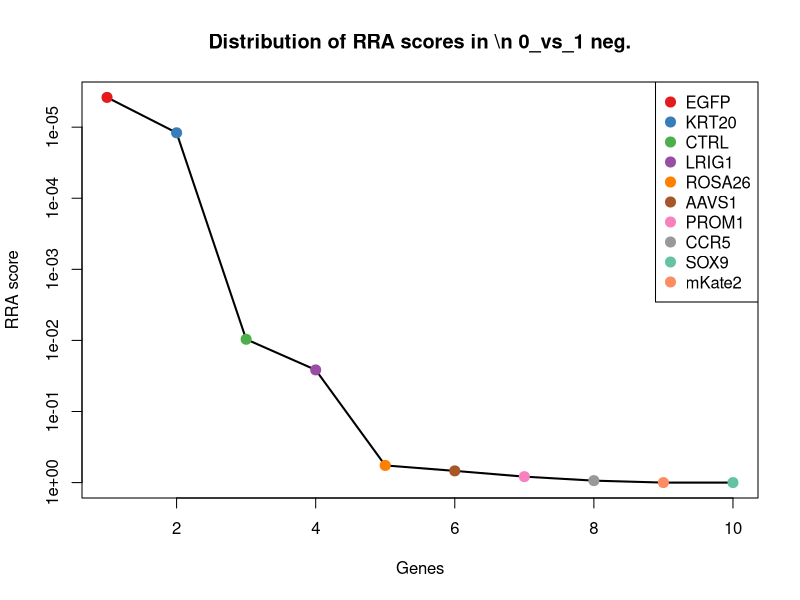
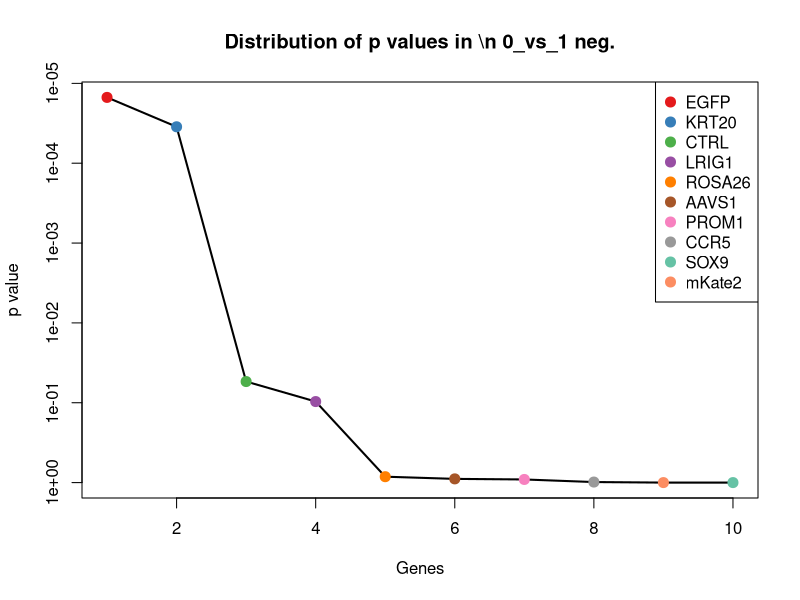
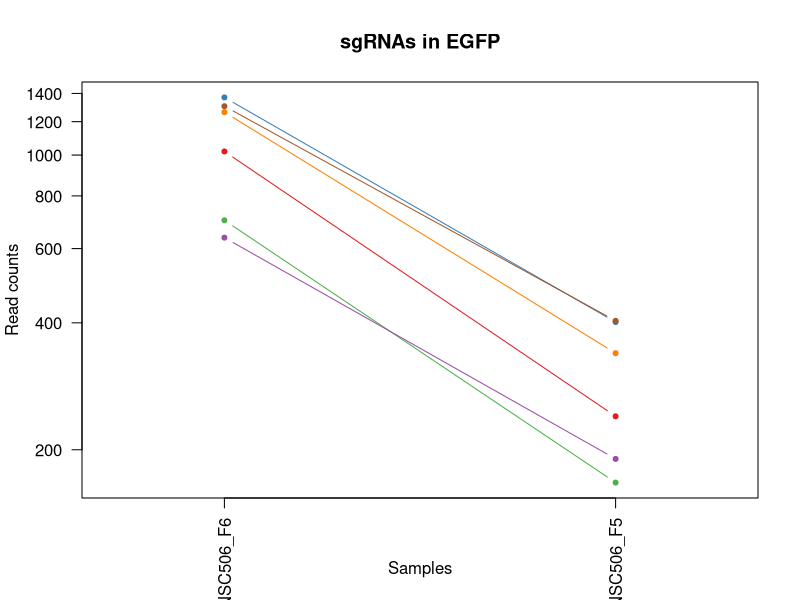
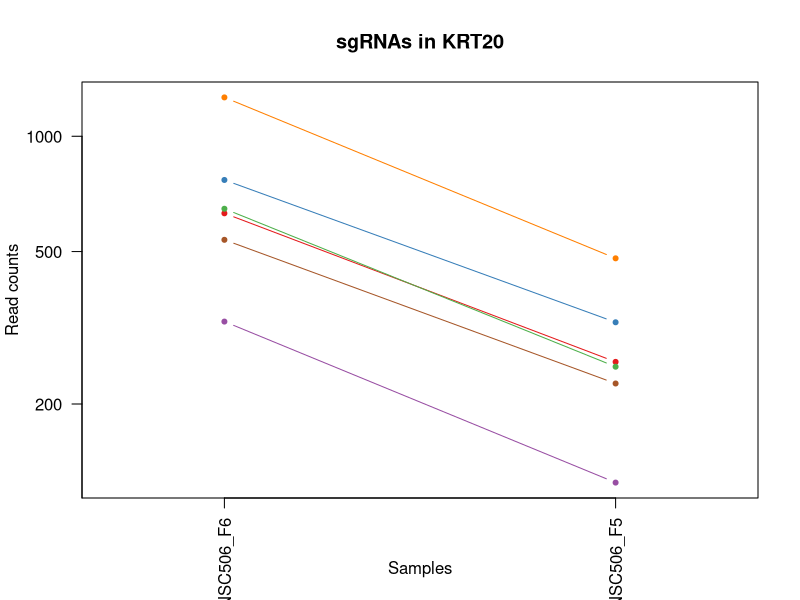
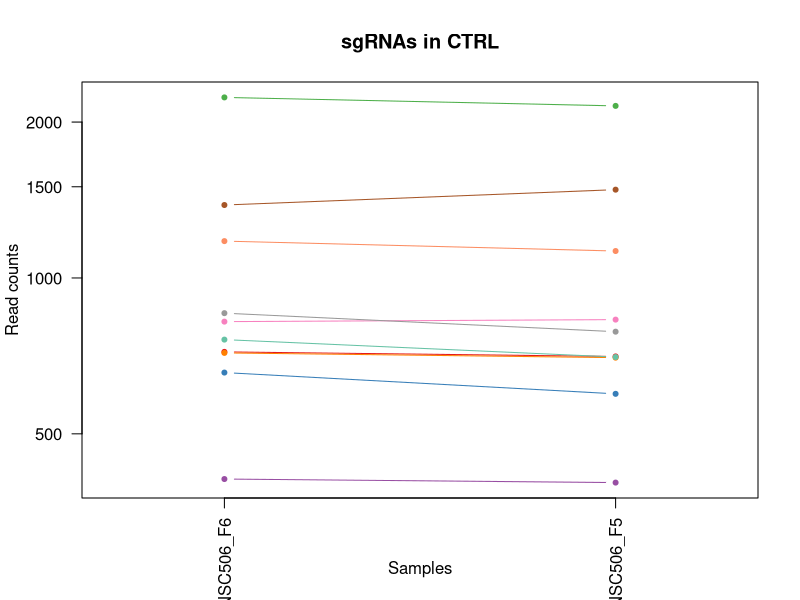
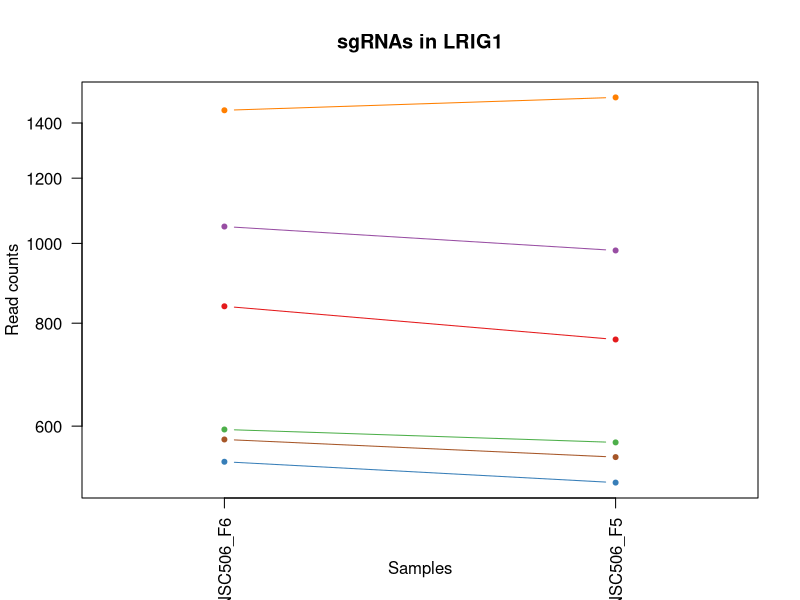
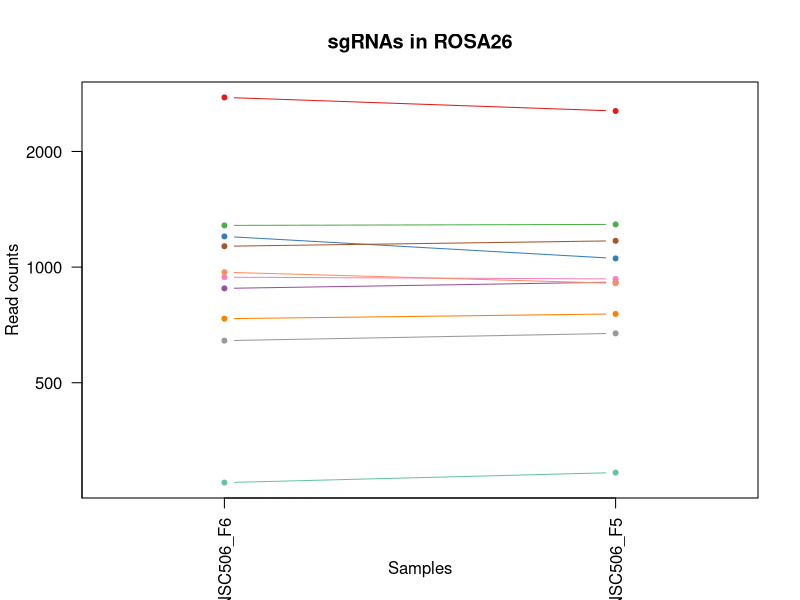
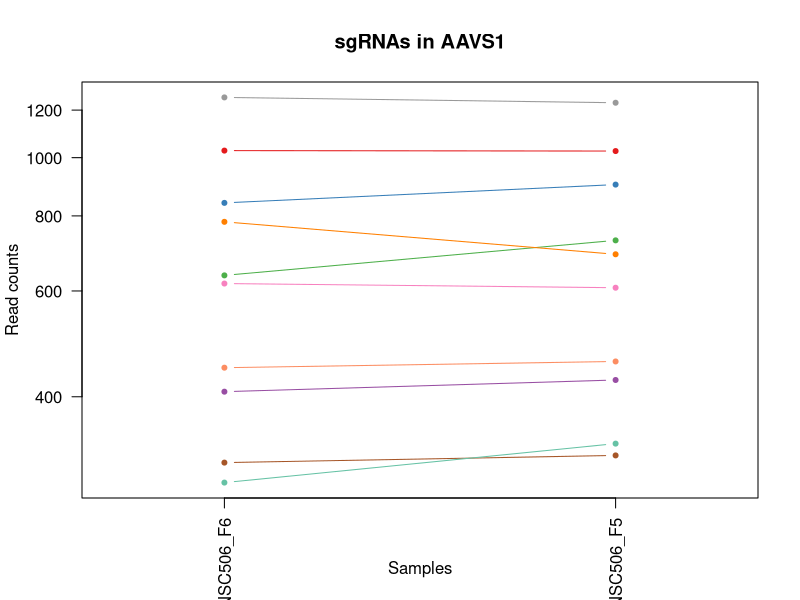

The R script that drew these images, in order: (Note: this script raises an error after producing the figures.)
pdf(file='S6B_c1_t0.pdf',width=4.5,height=4.5);
gstable=read.table('S6B_c1_t0.gene_summary.txt',header=T)
# 
#
# parameters
# Do not modify the variables beginning with "__"

# gstablename='__GENE_SUMMARY_FILE__'
startindex=3
# outputfile='__OUTPUT_FILE__'
targetgenelist=c("EGFP","KRT20","CTRL","LRIG1","ROSA26","AAVS1","PROM1","CCR5","SOX9","mKate2")
# samplelabel=sub('.\\w+.\\w+$','',colnames(gstable)[startindex]);
samplelabel='0_vs_1 neg.'


# You need to write some codes in front of this code:
# gstable=read.table(gstablename,header=T)
# pdf(file=outputfile,width=6,height=6)


# set up color using RColorBrewer
#library(RColorBrewer)
#colors <- brewer.pal(length(targetgenelist), "Set1")

colors=c( "#E41A1C", "#377EB8", "#4DAF4A", "#984EA3", "#FF7F00",  "#A65628", "#F781BF",
          "#999999", "#66C2A5", "#FC8D62", "#8DA0CB", "#E78AC3", "#A6D854", "#FFD92F", "#E5C494", "#B3B3B3", 
          "#8DD3C7", "#FFFFB3", "#BEBADA", "#FB8072", "#80B1D3", "#FDB462", "#B3DE69", "#FCCDE5",
          "#D9D9D9", "#BC80BD", "#CCEBC5", "#FFED6F")

######
# function definition

plotrankedvalues<-function(val, tglist, ...){
  
  plot(val,log='y',ylim=c(max(val),min(val)),type='l',lwd=2, ...)
  if(length(tglist)>0){
    for(i in 1:length(tglist)){
      targetgene=tglist[i];
      tx=which(names(val)==targetgene);ty=val[targetgene];
      points(tx,ty,col=colors[(i %% length(colors)) ],cex=2,pch=20)
      # text(tx+50,ty,targetgene,col=colors[i])
    }
    legend('topright',tglist,pch=20,pt.cex = 2,cex=1,col=colors)
  }
}



plotrandvalues<-function(val,targetgenelist, ...){
  # choose the one with the best distance distribution
  
  mindiffvalue=0;
  randval=val;
  for(i in 1:20){
    randval0=sample(val)
    vindex=sort(which(names(randval0) %in% targetgenelist))
    if(max(vindex)>0.9*length(val)){
      # print('pass...')
      next;
    }
    mindiffind=min(diff(vindex));
    if (mindiffind > mindiffvalue){
      mindiffvalue=mindiffind;
      randval=randval0;
      # print(paste('Diff: ',mindiffvalue))
    }
  }
  plot(randval,log='y',ylim=c(max(randval),min(randval)),pch=20,col='grey', ...)
  
  if(length(targetgenelist)>0){
    for(i in 1:length(targetgenelist)){
      targetgene=targetgenelist[i];
      tx=which(names(randval)==targetgene);ty=randval[targetgene];
      points(tx,ty,col=colors[(i %% length(colors)) ],cex=2,pch=20)
      text(tx+50,ty,targetgene,col=colors[i])
    }
  }
  
}




# set.seed(1235)



pvec=gstable[,startindex]
names(pvec)=gstable[,'id']
pvec=sort(pvec);

plotrankedvalues(pvec,targetgenelist,xlab='Genes',ylab='RRA score',main=paste('Distribution of RRA scores in \\n',samplelabel))

# plotrandvalues(pvec,targetgenelist,xlab='Genes',ylab='RRA score',main=paste('Distribution of RRA scores in \\n',samplelabel))


pvec=gstable[,startindex+1]
names(pvec)=gstable[,'id']
pvec=sort(pvec);

plotrankedvalues(pvec,targetgenelist,xlab='Genes',ylab='p value',main=paste('Distribution of p values in \\n',samplelabel))

# plotrandvalues(pvec,targetgenelist,xlab='Genes',ylab='p value',main=paste('Distribution of p values in \\n',samplelabel))



# you need to write after this code:
# dev.off()






# parameters
# Do not modify the variables beginning with "__"
targetmat=list(c(1018.8318017893058,239.09227033292737),c(1368.9870570081143,400.64110163895936),c(699.2196840973716,166.16451220049007),c(635.951756363132,189.24291667278035),c(1263.1769020042998,337.8678414743298),c(1304.6283029336291,403.4105101756342))
targetgene="EGFP"
collabel=c("S46_MNSC506_F6","S45_MNSC506_F5")

# set up color using RColorBrewer
#library(RColorBrewer)
#colors <- brewer.pal(length(targetgenelist), "Set1")

colors=c( "#E41A1C", "#377EB8", "#4DAF4A", "#984EA3", "#FF7F00",  "#A65628", "#F781BF",
          "#999999", "#66C2A5", "#FC8D62", "#8DA0CB", "#E78AC3", "#A6D854", "#FFD92F", "#E5C494", "#B3B3B3", 
          "#8DD3C7", "#FFFFB3", "#BEBADA", "#FB8072", "#80B1D3", "#FDB462", "#B3DE69", "#FCCDE5",
          "#D9D9D9", "#BC80BD", "#CCEBC5", "#FFED6F")


## code

targetmatvec=unlist(targetmat)+1
yrange=range(targetmatvec[targetmatvec>0]);
# yrange[1]=1; # set the minimum value to 1
for(i in 1:length(targetmat)){
  vali=targetmat[[i]]+1;
  if(i==1){
    plot(1:length(vali),vali,type='b',las=1,pch=20,main=paste('sgRNAs in',targetgene),ylab='Read counts',xlab='Samples',xlim=c(0.7,length(vali)+0.3),ylim = yrange,col=colors[(i %% length(colors))],xaxt='n',log='y')
    axis(1,at=1:length(vali),labels=(collabel),las=2)
    # lines(0:100,rep(1,101),col='black');
  }else{
    lines(1:length(vali),vali,type='b',pch=20,col=colors[(i %% length(colors))])
  }
}




# parameters
# Do not modify the variables beginning with "__"
targetmat=list(c(628.3159719814134,256.63185773186797),c(767.9417435328386,325.86707114873883),c(645.7691934253415,249.2467683007351),c(327.2479020736528,123.70024797147593),c(1262.0860756640543,479.1076768447464),c(535.5957330605451,225.24522764955321))
targetgene="KRT20"
collabel=c("S46_MNSC506_F6","S45_MNSC506_F5")

# set up color using RColorBrewer
#library(RColorBrewer)
#colors <- brewer.pal(length(targetgenelist), "Set1")

colors=c( "#E41A1C", "#377EB8", "#4DAF4A", "#984EA3", "#FF7F00",  "#A65628", "#F781BF",
          "#999999", "#66C2A5", "#FC8D62", "#8DA0CB", "#E78AC3", "#A6D854", "#FFD92F", "#E5C494", "#B3B3B3", 
          "#8DD3C7", "#FFFFB3", "#BEBADA", "#FB8072", "#80B1D3", "#FDB462", "#B3DE69", "#FCCDE5",
          "#D9D9D9", "#BC80BD", "#CCEBC5", "#FFED6F")


## code

targetmatvec=unlist(targetmat)+1
yrange=range(targetmatvec[targetmatvec>0]);
# yrange[1]=1; # set the minimum value to 1
for(i in 1:length(targetmat)){
  vali=targetmat[[i]]+1;
  if(i==1){
    plot(1:length(vali),vali,type='b',las=1,pch=20,main=paste('sgRNAs in',targetgene),ylab='Read counts',xlab='Samples',xlim=c(0.7,length(vali)+0.3),ylim = yrange,col=colors[(i %% length(colors))],xaxt='n',log='y')
    axis(1,at=1:length(vali),labels=(collabel),las=2)
    # lines(0:100,rep(1,101),col='black');
  }else{
    lines(1:length(vali),vali,type='b',pch=20,col=colors[(i %% length(colors))])
  }
}




# parameters
# Do not modify the variables beginning with "__"
targetmat=list(c(718.8545582217907,704.3529044942995),c(655.5866304875511,596.345971563981),c(2230.7398658020666,2148.13788828078),c(407.96905125182053,401.564237817851),c(715.5820792010542,700.6603597787331),c(1382.0769730910604,1479.7872947632532),c(822.4830605451141,829.8994248235588),c(854.1170244122338,786.512024415653),c(759.2151328108746,702.5066321365164),c(1177.0016211249047,1126.226138247766))
targetgene="CTRL"
collabel=c("S46_MNSC506_F6","S45_MNSC506_F5")

# set up color using RColorBrewer
#library(RColorBrewer)
#colors <- brewer.pal(length(targetgenelist), "Set1")

colors=c( "#E41A1C", "#377EB8", "#4DAF4A", "#984EA3", "#FF7F00",  "#A65628", "#F781BF",
          "#999999", "#66C2A5", "#FC8D62", "#8DA0CB", "#E78AC3", "#A6D854", "#FFD92F", "#E5C494", "#B3B3B3", 
          "#8DD3C7", "#FFFFB3", "#BEBADA", "#FB8072", "#80B1D3", "#FDB462", "#B3DE69", "#FCCDE5",
          "#D9D9D9", "#BC80BD", "#CCEBC5", "#FFED6F")


## code

targetmatvec=unlist(targetmat)+1
yrange=range(targetmatvec[targetmatvec>0]);
# yrange[1]=1; # set the minimum value to 1
for(i in 1:length(targetmat)){
  vali=targetmat[[i]]+1;
  if(i==1){
    plot(1:length(vali),vali,type='b',las=1,pch=20,main=paste('sgRNAs in',targetgene),ylab='Read counts',xlab='Samples',xlim=c(0.7,length(vali)+0.3),ylim = yrange,col=colors[(i %% length(colors))],xaxt='n',log='y')
    axis(1,at=1:length(vali),labels=(collabel),las=2)
    # lines(0:100,rep(1,101),col='black');
  }else{
    lines(1:length(vali),vali,type='b',pch=20,col=colors[(i %% length(colors))])
  }
}




# parameters
# Do not modify the variables beginning with "__"
targetmat=list(c(837.7546293085512,763.4336199433627),c(542.1406911020182,511.41744310595277),c(593.4095290935571,572.3444309127991),c(1047.193286635689,979.4474858039998),c(1449.708206186282,1502.8656992355434),c(577.0471339898745,549.2660264405089))
targetgene="LRIG1"
collabel=c("S46_MNSC506_F6","S45_MNSC506_F5")

# set up color using RColorBrewer
#library(RColorBrewer)
#colors <- brewer.pal(length(targetgenelist), "Set1")

colors=c( "#E41A1C", "#377EB8", "#4DAF4A", "#984EA3", "#FF7F00",  "#A65628", "#F781BF",
          "#999999", "#66C2A5", "#FC8D62", "#8DA0CB", "#E78AC3", "#A6D854", "#FFD92F", "#E5C494", "#B3B3B3", 
          "#8DD3C7", "#FFFFB3", "#BEBADA", "#FB8072", "#80B1D3", "#FDB462", "#B3DE69", "#FCCDE5",
          "#D9D9D9", "#BC80BD", "#CCEBC5", "#FFED6F")


## code

targetmatvec=unlist(targetmat)+1
yrange=range(targetmatvec[targetmatvec>0]);
# yrange[1]=1; # set the minimum value to 1
for(i in 1:length(targetmat)){
  vali=targetmat[[i]]+1;
  if(i==1){
    plot(1:length(vali),vali,type='b',las=1,pch=20,main=paste('sgRNAs in',targetgene),ylab='Read counts',xlab='Samples',xlim=c(0.7,length(vali)+0.3),ylim = yrange,col=colors[(i %% length(colors))],xaxt='n',log='y')
    axis(1,at=1:length(vali),labels=(collabel),las=2)
    # lines(0:100,rep(1,101),col='black');
  }else{
    lines(1:length(vali),vali,type='b',pch=20,col=colors[(i %% length(colors))])
  }
}




# parameters
# Do not modify the variables beginning with "__"
targetmat=list(c(2764.1539461821208,2547.8558537408476),c(1200.9998006103058,1052.375243936437),c(1282.811776128719,1290.544378090473),c(879.2060302378806,912.9816809238038),c(733.0353006449823,754.2022581544466),c(1132.2777411748389,1169.6135386556718),c(940.2923052916291,930.5212683227444),c(642.4967144046051,671.1200020542016),c(273.79741140162287,290.78789635085764),c(968.6537901380124,906.5197276715625))
targetgene="ROSA26"
collabel=c("S46_MNSC506_F6","S45_MNSC506_F5")

# set up color using RColorBrewer
#library(RColorBrewer)
#colors <- brewer.pal(length(targetgenelist), "Set1")

colors=c( "#E41A1C", "#377EB8", "#4DAF4A", "#984EA3", "#FF7F00",  "#A65628", "#F781BF",
          "#999999", "#66C2A5", "#FC8D62", "#8DA0CB", "#E78AC3", "#A6D854", "#FFD92F", "#E5C494", "#B3B3B3", 
          "#8DD3C7", "#FFFFB3", "#BEBADA", "#FB8072", "#80B1D3", "#FDB462", "#B3DE69", "#FCCDE5",
          "#D9D9D9", "#BC80BD", "#CCEBC5", "#FFED6F")


## code

targetmatvec=unlist(targetmat)+1
yrange=range(targetmatvec[targetmatvec>0]);
# yrange[1]=1; # set the minimum value to 1
for(i in 1:length(targetmat)){
  vali=targetmat[[i]]+1;
  if(i==1){
    plot(1:length(vali),vali,type='b',las=1,pch=20,main=paste('sgRNAs in',targetgene),ylab='Read counts',xlab='Samples',xlim=c(0.7,length(vali)+0.3),ylim = yrange,col=colors[(i %% length(colors))],xaxt='n',log='y')
    axis(1,at=1:length(vali),labels=(collabel),las=2)
    # lines(0:100,rep(1,101),col='black');
  }else{
    lines(1:length(vali),vali,type='b',pch=20,col=colors[(i %% length(colors))])
  }
}




# parameters
# Do not modify the variables beginning with "__"
targetmat=list(c(1026.4675861710243,1024.6811585696887),c(839.9362819890422,900.9809105982129),c(635.951756363132,727.4313089665899),c(406.878224911575,425.5657784690329),c(781.0316596157847,689.5827256320338),c(309.79468062972467,318.48198171760595),c(616.3168822387128,606.5004695317888),c(1258.8135966433179,1233.309934999193),c(286.88732748456897,333.25216057987177),c(446.14797316041336,456.9524085513477))
targetgene="AAVS1"
collabel=c("S46_MNSC506_F6","S45_MNSC506_F5")

# set up color using RColorBrewer
#library(RColorBrewer)
#colors <- brewer.pal(length(targetgenelist), "Set1")

colors=c( "#E41A1C", "#377EB8", "#4DAF4A", "#984EA3", "#FF7F00",  "#A65628", "#F781BF",
          "#999999", "#66C2A5", "#FC8D62", "#8DA0CB", "#E78AC3", "#A6D854", "#FFD92F", "#E5C494", "#B3B3B3", 
          "#8DD3C7", "#FFFFB3", "#BEBADA", "#FB8072", "#80B1D3", "#FDB462", "#B3DE69", "#FCCDE5",
          "#D9D9D9", "#BC80BD", "#CCEBC5", "#FFED6F")


## code

targetmatvec=unlist(targetmat)+1
yrange=range(targetmatvec[targetmatvec>0]);
# yrange[1]=1; # set the minimum value to 1
for(i in 1:length(targetmat)){
  vali=targetmat[[i]]+1;
  if(i==1){
    plot(1:length(vali),vali,type='b',las=1,pch=20,main=paste('sgRNAs in',targetgene),ylab='Read counts',xlab='Samples',xlim=c(0.7,length(vali)+0.3),ylim = yrange,col=colors[(i %% length(colors))],xaxt='n',log='y')
    axis(1,at=1:length(vali),labels=(collabel),las=2)
    # lines(0:100,rep(1,101),col='black');
  }else{
    lines(1:length(vali),vali,type='b',pch=20,col=colors[(i %% length(colors))])
  }
}




# parameters
# Do not modify the variables beginning with "__"
targetmat=list(c(674.1306782717248,810.5135650668349),c(1190.0915372078507,1234.2330711780846),c(806.1206654414315,792.0508414890027),c(1329.717308759276,1274.8510630493154),c(750.4885220889105,758.8179390489047),c(1817.3166828490187,1861.9656728243804))
targetgene="PROM1"
collabel=c("S46_MNSC506_F6","S45_MNSC506_F5")

# set up color using RColorBrewer
#library(RColorBrewer)
#colors <- brewer.pal(length(targetgenelist), "Set1")

colors=c( "#E41A1C", "#377EB8", "#4DAF4A", "#984EA3", "#FF7F00",  "#A65628", "#F781BF",
          "#999999", "#66C2A5", "#FC8D62", "#8DA0CB", "#E78AC3", "#A6D854", "#FFD92F", "#E5C494", "#B3B3B3", 
          "#8DD3C7", "#FFFFB3", "#BEBADA", "#FB8072", "#80B1D3", "#FDB462", "#B3DE69", "#FCCDE5",
          "#D9D9D9", "#BC80BD", "#CCEBC5", "#FFED6F")


## code

targetmatvec=unlist(targetmat)+1
yrange=range(targetmatvec[targetmatvec>0]);
# yrange[1]=1; # set the minimum value to 1
for(i in 1:length(targetmat)){
  vali=targetmat[[i]]+1;
  if(i==1){
    plot(1:length(vali),vali,type='b',las=1,pch=20,main=paste('sgRNAs in',targetgene),ylab='Read counts',xlab='Samples',xlim=c(0.7,length(vali)+0.3),ylim = yrange,col=colors[(i %% length(colors))],xaxt='n',log='y')
    axis(1,at=1:length(vali),labels=(collabel),las=2)
    # lines(0:100,rep(1,101),col='black');
  }else{
    lines(1:length(vali),vali,type='b',pch=20,col=colors[(i %% length(colors))])
  }
}




# parameters
# Do not modify the variables beginning with "__"
targetmat=list(c(447.23879950065884,609.2698780684635),c(904.2950360635273,948.060855721685),c(443.96632047992233,529.880166683785),c(405.7873985713295,414.48814432233354),c(601.0453134752756,599.1153801006559),c(645.7691934253415,738.5089431132892),c(1138.8226992163118,1275.774199228207),c(743.9435640474375,798.512794741244),c(418.8773146542756,441.25909351019027),c(589.0462237325751,678.5050914853344))
targetgene="CCR5"
collabel=c("S46_MNSC506_F6","S45_MNSC506_F5")

# set up color using RColorBrewer
#library(RColorBrewer)
#colors <- brewer.pal(length(targetgenelist), "Set1")

colors=c( "#E41A1C", "#377EB8", "#4DAF4A", "#984EA3", "#FF7F00",  "#A65628", "#F781BF",
          "#999999", "#66C2A5", "#FC8D62", "#8DA0CB", "#E78AC3", "#A6D854", "#FFD92F", "#E5C494", "#B3B3B3", 
          "#8DD3C7", "#FFFFB3", "#BEBADA", "#FB8072", "#80B1D3", "#FDB462", "#B3DE69", "#FCCDE5",
          "#D9D9D9", "#BC80BD", "#CCEBC5", "#FFED6F")


## code

targetmatvec=unlist(targetmat)+1
yrange=range(targetmatvec[targetmatvec>0]);
# yrange[1]=1; # set the minimum value to 1
for(i in 1:length(targetmat)){
  vali=targetmat[[i]]+1;
  if(i==1){
    plot(1:length(vali),vali,type='b',las=1,pch=20,main=paste('sgRNAs in',targetgene),ylab='Read counts',xlab='Samples',xlim=c(0.7,length(vali)+0.3),ylim = yrange,col=colors[(i %% length(colors))],xaxt='n',log='y')
    axis(1,at=1:length(vali),labels=(collabel),las=2)
    # lines(0:100,rep(1,101),col='black');
  }else{
    lines(1:length(vali),vali,type='b',pch=20,col=colors[(i %% length(colors))])
  }
}




# parameters
# Do not modify the variables beginning with "__"
targetmat=list(c(807.211491781677,1356.0870467917773),c(649.0416724460781,1137.3037723944653),c(296.70476454677856,504.0323536748199),c(369.7901293432277,734.8163983977228),c(809.3931444621679,1551.7919167167988),c(1121.3694777723836,1721.6489736328554))
targetgene="SOX9"
collabel=c("S46_MNSC506_F6","S45_MNSC506_F5")

# set up color using RColorBrewer
#library(RColorBrewer)
#colors <- brewer.pal(length(targetgenelist), "Set1")

colors=c( "#E41A1C", "#377EB8", "#4DAF4A", "#984EA3", "#FF7F00",  "#A65628", "#F781BF",
          "#999999", "#66C2A5", "#FC8D62", "#8DA0CB", "#E78AC3", "#A6D854", "#FFD92F", "#E5C494", "#B3B3B3", 
          "#8DD3C7", "#FFFFB3", "#BEBADA", "#FB8072", "#80B1D3", "#FDB462", "#B3DE69", "#FCCDE5",
          "#D9D9D9", "#BC80BD", "#CCEBC5", "#FFED6F")


## code

targetmatvec=unlist(targetmat)+1
yrange=range(targetmatvec[targetmatvec>0]);
# yrange[1]=1; # set the minimum value to 1
for(i in 1:length(targetmat)){
  vali=targetmat[[i]]+1;
  if(i==1){
    plot(1:length(vali),vali,type='b',las=1,pch=20,main=paste('sgRNAs in',targetgene),ylab='Read counts',xlab='Samples',xlim=c(0.7,length(vali)+0.3),ylim = yrange,col=colors[(i %% length(colors))],xaxt='n',log='y')
    axis(1,at=1:length(vali),labels=(collabel),las=2)
    # lines(0:100,rep(1,101),col='black');
  }else{
    lines(1:length(vali),vali,type='b',pch=20,col=colors[(i %% length(colors))])
  }
}




# parameters
# Do not modify the variables beginning with "__"
targetmat=list(c(424.33144635550315,1079.1461931242939),c(596.6820081142937,1281.3130163015567),c(557.4122598654553,1183.460581339046),c(500.6892901726888,807.74415653016),c(458.1470629031139,1009.9109797074229),c(762.487611831611,1787.1916423341597))
targetgene="mKate2"
collabel=c("S46_MNSC506_F6","S45_MNSC506_F5")

# set up color using RColorBrewer
#library(RColorBrewer)
#colors <- brewer.pal(length(targetgenelist), "Set1")

colors=c( "#E41A1C", "#377EB8", "#4DAF4A", "#984EA3", "#FF7F00",  "#A65628", "#F781BF",
          "#999999", "#66C2A5", "#FC8D62", "#8DA0CB", "#E78AC3", "#A6D854", "#FFD92F", "#E5C494", "#B3B3B3", 
          "#8DD3C7", "#FFFFB3", "#BEBADA", "#FB8072", "#80B1D3", "#FDB462", "#B3DE69", "#FCCDE5",
          "#D9D9D9", "#BC80BD", "#CCEBC5", "#FFED6F")


## code

targetmatvec=unlist(targetmat)+1
yrange=range(targetmatvec[targetmatvec>0]);
# yrange[1]=1; # set the minimum value to 1
for(i in 1:length(targetmat)){
  vali=targetmat[[i]]+1;
  if(i==1){
    plot(1:length(vali),vali,type='b',las=1,pch=20,main=paste('sgRNAs in',targetgene),ylab='Read counts',xlab='Samples',xlim=c(0.7,length(vali)+0.3),ylim = yrange,col=colors[(i %% length(colors))],xaxt='n',log='y')
    axis(1,at=1:length(vali),labels=(collabel),las=2)
    # lines(0:100,rep(1,101),col='black');
  }else{
    lines(1:length(vali),vali,type='b',pch=20,col=colors[(i %% length(colors))])
  }
}



# 
#
# parameters
# Do not modify the variables beginning with "__"

# gstablename='__GENE_SUMMARY_FILE__'
startindex=9
# outputfile='__OUTPUT_FILE__'
targetgenelist=c("mKate2","SOX9","PROM1","CCR5","LRIG1","AAVS1","CTRL","ROSA26","KRT20","EGFP")
# samplelabel=sub('.\\w+.\\w+$','',colnames(gstable)[startindex]);
samplelabel='0_vs_1 pos.'


# You need to write some codes in front of this code:
# gstable=read.table(gstablename,header=T)
# pdf(file=outputfile,width=6,height=6)


# set up color using RColorBrewer
#library(RColorBrewer)
#colors <- brewer.pal(length(targetgenelist), "Set1")

colors=c( "#E41A1C", "#377EB8", "#4DAF4A", "#984EA3", "#FF7F00",  "#A65628", "#F781BF",
          "#999999", "#66C2A5", "#FC8D62", "#8DA0CB", "#E78AC3", "#A6D854", "#FFD92F", "#E5C494", "#B3B3B3", 
          "#8DD3C7", "#FFFFB3", "#BEBADA", "#FB8072", "#80B1D3", "#FDB462", "#B3DE69", "#FCCDE5",
          "#D9D9D9", "#BC80BD", "#CCEBC5", "#FFED6F")

######
# function definition

plotrankedvalues<-function(val, tglist, ...){
  
  plot(val,log='y',ylim=c(max(val),min(val)),type='l',lwd=2, ...)
  if(length(tglist)>0){
    for(i in 1:length(tglist)){
      targetgene=tglist[i];
      tx=which(names(val)==targetgene);ty=val[targetgene];
      points(tx,ty,col=colors[(i %% length(colors)) ],cex=2,pch=20)
      # text(tx+50,ty,targetgene,col=colors[i])
    }
    legend('topright',tglist,pch=20,pt.cex = 2,cex=1,col=colors)
  }
}



plotrandvalues<-function(val,targetgenelist, ...){
  # choose the one with the best distance distribution
  
  mindiffvalue=0;
  randval=val;
  for(i in 1:20){
    randval0=sample(val)
    vindex=sort(which(names(randval0) %in% targetgenelist))
    if(max(vindex)>0.9*length(val)){
      # print('pass...')
      next;
    }
    mindiffind=min(diff(vindex));
    if (mindiffind > mindiffvalue){
      mindiffvalue=mindiffind;
      randval=randval0;
      # print(paste('Diff: ',mindiffvalue))
    }
  }
  plot(randval,log='y',ylim=c(max(randval),min(randval)),pch=20,col='grey', ...)
  
  if(length(targetgenelist)>0){
    for(i in 1:length(targetgenelist)){
      targetgene=targetgenelist[i];
      tx=which(names(randval)==targetgene);ty=randval[targetgene];
      points(tx,ty,col=colors[(i %% length(colors)) ],cex=2,pch=20)
      text(tx+50,ty,targetgene,col=colors[i])
    }
  }
  
}




# set.seed(1235)



pvec=gstable[,startindex]
names(pvec)=gstable[,'id']
pvec=sort(pvec);

plotrankedvalues(pvec,targetgenelist,xlab='Genes',ylab='RRA score',main=paste('Distribution of RRA scores in \\n',samplelabel))

# plotrandvalues(pvec,targetgenelist,xlab='Genes',ylab='RRA score',main=paste('Distribution of RRA scores in \\n',samplelabel))


pvec=gstable[,startindex+1]
names(pvec)=gstable[,'id']
pvec=sort(pvec);

plotrankedvalues(pvec,targetgenelist,xlab='Genes',ylab='p value',main=paste('Distribution of p values in \\n',samplelabel))

# plotrandvalues(pvec,targetgenelist,xlab='Genes',ylab='p value',main=paste('Distribution of p values in \\n',samplelabel))



# you need to write after this code:
# dev.off()






# parameters
# Do not modify the variables beginning with "__"
targetmat=list(c(424.33144635550315,1079.1461931242939),c(596.6820081142937,1281.3130163015567),c(557.4122598654553,1183.460581339046),c(500.6892901726888,807.74415653016),c(458.1470629031139,1009.9109797074229),c(762.487611831611,1787.1916423341597))
targetgene="mKate2"
collabel=c("S46_MNSC506_F6","S45_MNSC506_F5")

# set up color using RColorBrewer
#library(RColorBrewer)
#colors <- brewer.pal(length(targetgenelist), "Set1")

colors=c( "#E41A1C", "#377EB8", "#4DAF4A", "#984EA3", "#FF7F00",  "#A65628", "#F781BF",
          "#999999", "#66C2A5", "#FC8D62", "#8DA0CB", "#E78AC3", "#A6D854", "#FFD92F", "#E5C494", "#B3B3B3", 
          "#8DD3C7", "#FFFFB3", "#BEBADA", "#FB8072", "#80B1D3", "#FDB462", "#B3DE69", "#FCCDE5",
          "#D9D9D9", "#BC80BD", "#CCEBC5", "#FFED6F")


## code

targetmatvec=unlist(targetmat)+1
yrange=range(targetmatvec[targetmatvec>0]);
# yrange[1]=1; # set the minimum value to 1
for(i in 1:length(targetmat)){
  vali=targetmat[[i]]+1;
  if(i==1){
    plot(1:length(vali),vali,type='b',las=1,pch=20,main=paste('sgRNAs in',targetgene),ylab='Read counts',xlab='Samples',xlim=c(0.7,length(vali)+0.3),ylim = yrange,col=colors[(i %% length(colors))],xaxt='n',log='y')
    axis(1,at=1:length(vali),labels=(collabel),las=2)
    # lines(0:100,rep(1,101),col='black');
  }else{
    lines(1:length(vali),vali,type='b',pch=20,col=colors[(i %% length(colors))])
  }
}




# parameters
# Do not modify the variables beginning with "__"
targetmat=list(c(807.211491781677,1356.0870467917773),c(649.0416724460781,1137.3037723944653),c(296.70476454677856,504.0323536748199),c(369.7901293432277,734.8163983977228),c(809.3931444621679,1551.7919167167988),c(1121.3694777723836,1721.6489736328554))
targetgene="SOX9"
collabel=c("S46_MNSC506_F6","S45_MNSC506_F5")

# set up color using RColorBrewer
#library(RColorBrewer)
#colors <- brewer.pal(length(targetgenelist), "Set1")

colors=c( "#E41A1C", "#377EB8", "#4DAF4A", "#984EA3", "#FF7F00",  "#A65628", "#F781BF",
          "#999999", "#66C2A5", "#FC8D62", "#8DA0CB", "#E78AC3", "#A6D854", "#FFD92F", "#E5C494", "#B3B3B3", 
          "#8DD3C7", "#FFFFB3", "#BEBADA", "#FB8072", "#80B1D3", "#FDB462", "#B3DE69", "#FCCDE5",
          "#D9D9D9", "#BC80BD", "#CCEBC5", "#FFED6F")


## code

targetmatvec=unlist(targetmat)+1
yrange=range(targetmatvec[targetmatvec>0]);
# yrange[1]=1; # set the minimum value to 1
for(i in 1:length(targetmat)){
  vali=targetmat[[i]]+1;
  if(i==1){
    plot(1:length(vali),vali,type='b',las=1,pch=20,main=paste('sgRNAs in',targetgene),ylab='Read counts',xlab='Samples',xlim=c(0.7,length(vali)+0.3),ylim = yrange,col=colors[(i %% length(colors))],xaxt='n',log='y')
    axis(1,at=1:length(vali),labels=(collabel),las=2)
    # lines(0:100,rep(1,101),col='black');
  }else{
    lines(1:length(vali),vali,type='b',pch=20,col=colors[(i %% length(colors))])
  }
}




# parameters
# Do not modify the variables beginning with "__"
targetmat=list(c(674.1306782717248,810.5135650668349),c(1190.0915372078507,1234.2330711780846),c(806.1206654414315,792.0508414890027),c(1329.717308759276,1274.8510630493154),c(750.4885220889105,758.8179390489047),c(1817.3166828490187,1861.9656728243804))
targetgene="PROM1"
collabel=c("S46_MNSC506_F6","S45_MNSC506_F5")

# set up color using RColorBrewer
#library(RColorBrewer)
#colors <- brewer.pal(length(targetgenelist), "Set1")

colors=c( "#E41A1C", "#377EB8", "#4DAF4A", "#984EA3", "#FF7F00",  "#A65628", "#F781BF",
          "#999999", "#66C2A5", "#FC8D62", "#8DA0CB", "#E78AC3", "#A6D854", "#FFD92F", "#E5C494", "#B3B3B3", 
          "#8DD3C7", "#FFFFB3", "#BEBADA", "#FB8072", "#80B1D3", "#FDB462", "#B3DE69", "#FCCDE5",
          "#D9D9D9", "#BC80BD", "#CCEBC5", "#FFED6F")


## code

targetmatvec=unlist(targetmat)+1
yrange=range(targetmatvec[targetmatvec>0]);
# yrange[1]=1; # set the minimum value to 1
for(i in 1:length(targetmat)){
  vali=targetmat[[i]]+1;
  if(i==1){
    plot(1:length(vali),vali,type='b',las=1,pch=20,main=paste('sgRNAs in',targetgene),ylab='Read counts',xlab='Samples',xlim=c(0.7,length(vali)+0.3),ylim = yrange,col=colors[(i %% length(colors))],xaxt='n',log='y')
    axis(1,at=1:length(vali),labels=(collabel),las=2)
    # lines(0:100,rep(1,101),col='black');
  }else{
    lines(1:length(vali),vali,type='b',pch=20,col=colors[(i %% length(colors))])
  }
}




# parameters
# Do not modify the variables beginning with "__"
targetmat=list(c(447.23879950065884,609.2698780684635),c(904.2950360635273,948.060855721685),c(443.96632047992233,529.880166683785),c(405.7873985713295,414.48814432233354),c(601.0453134752756,599.1153801006559),c(645.7691934253415,738.5089431132892),c(1138.8226992163118,1275.774199228207),c(743.9435640474375,798.512794741244),c(418.8773146542756,441.25909351019027),c(589.0462237325751,678.5050914853344))
targetgene="CCR5"
collabel=c("S46_MNSC506_F6","S45_MNSC506_F5")

# set up color using RColorBrewer
#library(RColorBrewer)
#colors <- brewer.pal(length(targetgenelist), "Set1")

colors=c( "#E41A1C", "#377EB8", "#4DAF4A", "#984EA3", "#FF7F00",  "#A65628", "#F781BF",
          "#999999", "#66C2A5", "#FC8D62", "#8DA0CB", "#E78AC3", "#A6D854", "#FFD92F", "#E5C494", "#B3B3B3", 
          "#8DD3C7", "#FFFFB3", "#BEBADA", "#FB8072", "#80B1D3", "#FDB462", "#B3DE69", "#FCCDE5",
          "#D9D9D9", "#BC80BD", "#CCEBC5", "#FFED6F")


## code

targetmatvec=unlist(targetmat)+1
yrange=range(targetmatvec[targetmatvec>0]);
# yrange[1]=1; # set the minimum value to 1
for(i in 1:length(targetmat)){
  vali=targetmat[[i]]+1;
  if(i==1){
    plot(1:length(vali),vali,type='b',las=1,pch=20,main=paste('sgRNAs in',targetgene),ylab='Read counts',xlab='Samples',xlim=c(0.7,length(vali)+0.3),ylim = yrange,col=colors[(i %% length(colors))],xaxt='n',log='y')
    axis(1,at=1:length(vali),labels=(collabel),las=2)
    # lines(0:100,rep(1,101),col='black');
  }else{
    lines(1:length(vali),vali,type='b',pch=20,col=colors[(i %% length(colors))])
  }
}




# parameters
# Do not modify the variables beginning with "__"
targetmat=list(c(837.7546293085512,763.4336199433627),c(542.1406911020182,511.41744310595277),c(593.4095290935571,572.3444309127991),c(1047.193286635689,979.4474858039998),c(1449.708206186282,1502.8656992355434),c(577.0471339898745,549.2660264405089))
targetgene="LRIG1"
collabel=c("S46_MNSC506_F6","S45_MNSC506_F5")

# set up color using RColorBrewer
#library(RColorBrewer)
#colors <- brewer.pal(length(targetgenelist), "Set1")

colors=c( "#E41A1C", "#377EB8", "#4DAF4A", "#984EA3", "#FF7F00",  "#A65628", "#F781BF",
          "#999999", "#66C2A5", "#FC8D62", "#8DA0CB", "#E78AC3", "#A6D854", "#FFD92F", "#E5C494", "#B3B3B3", 
          "#8DD3C7", "#FFFFB3", "#BEBADA", "#FB8072", "#80B1D3", "#FDB462", "#B3DE69", "#FCCDE5",
          "#D9D9D9", "#BC80BD", "#CCEBC5", "#FFED6F")


## code

targetmatvec=unlist(targetmat)+1
yrange=range(targetmatvec[targetmatvec>0]);
# yrange[1]=1; # set the minimum value to 1
for(i in 1:length(targetmat)){
  vali=targetmat[[i]]+1;
  if(i==1){
    plot(1:length(vali),vali,type='b',las=1,pch=20,main=paste('sgRNAs in',targetgene),ylab='Read counts',xlab='Samples',xlim=c(0.7,length(vali)+0.3),ylim = yrange,col=colors[(i %% length(colors))],xaxt='n',log='y')
    axis(1,at=1:length(vali),labels=(collabel),las=2)
    # lines(0:100,rep(1,101),col='black');
  }else{
    lines(1:length(vali),vali,type='b',pch=20,col=colors[(i %% length(colors))])
  }
}




# parameters
# Do not modify the variables beginning with "__"
targetmat=list(c(1026.4675861710243,1024.6811585696887),c(839.9362819890422,900.9809105982129),c(635.951756363132,727.4313089665899),c(406.878224911575,425.5657784690329),c(781.0316596157847,689.5827256320338),c(309.79468062972467,318.48198171760595),c(616.3168822387128,606.5004695317888),c(1258.8135966433179,1233.309934999193),c(286.88732748456897,333.25216057987177),c(446.14797316041336,456.9524085513477))
targetgene="AAVS1"
collabel=c("S46_MNSC506_F6","S45_MNSC506_F5")

# set up color using RColorBrewer
#library(RColorBrewer)
#colors <- brewer.pal(length(targetgenelist), "Set1")

colors=c( "#E41A1C", "#377EB8", "#4DAF4A", "#984EA3", "#FF7F00",  "#A65628", "#F781BF",
          "#999999", "#66C2A5", "#FC8D62", "#8DA0CB", "#E78AC3", "#A6D854", "#FFD92F", "#E5C494", "#B3B3B3", 
          "#8DD3C7", "#FFFFB3", "#BEBADA", "#FB8072", "#80B1D3", "#FDB462", "#B3DE69", "#FCCDE5",
          "#D9D9D9", "#BC80BD", "#CCEBC5", "#FFED6F")


## code

targetmatvec=unlist(targetmat)+1
yrange=range(targetmatvec[targetmatvec>0]);
# yrange[1]=1; # set the minimum value to 1
for(i in 1:length(targetmat)){
  vali=targetmat[[i]]+1;
  if(i==1){
    plot(1:length(vali),vali,type='b',las=1,pch=20,main=paste('sgRNAs in',targetgene),ylab='Read counts',xlab='Samples',xlim=c(0.7,length(vali)+0.3),ylim = yrange,col=colors[(i %% length(colors))],xaxt='n',log='y')
    axis(1,at=1:length(vali),labels=(collabel),las=2)
    # lines(0:100,rep(1,101),col='black');
  }else{
    lines(1:length(vali),vali,type='b',pch=20,col=colors[(i %% length(colors))])
  }
}




# parameters
# Do not modify the variables beginning with "__"
targetmat=list(c(718.8545582217907,704.3529044942995),c(655.5866304875511,596.345971563981),c(2230.7398658020666,2148.13788828078),c(407.96905125182053,401.564237817851),c(715.5820792010542,700.6603597787331),c(1382.0769730910604,1479.7872947632532),c(822.4830605451141,829.8994248235588),c(854.1170244122338,786.512024415653),c(759.2151328108746,702.5066321365164),c(1177.0016211249047,1126.226138247766))
targetgene="CTRL"
collabel=c("S46_MNSC506_F6","S45_MNSC506_F5")

# set up color using RColorBrewer
#library(RColorBrewer)
#colors <- brewer.pal(length(targetgenelist), "Set1")

colors=c( "#E41A1C", "#377EB8", "#4DAF4A", "#984EA3", "#FF7F00",  "#A65628", "#F781BF",
          "#999999", "#66C2A5", "#FC8D62", "#8DA0CB", "#E78AC3", "#A6D854", "#FFD92F", "#E5C494", "#B3B3B3", 
          "#8DD3C7", "#FFFFB3", "#BEBADA", "#FB8072", "#80B1D3", "#FDB462", "#B3DE69", "#FCCDE5",
          "#D9D9D9", "#BC80BD", "#CCEBC5", "#FFED6F")


## code

targetmatvec=unlist(targetmat)+1
yrange=range(targetmatvec[targetmatvec>0]);
# yrange[1]=1; # set the minimum value to 1
for(i in 1:length(targetmat)){
  vali=targetmat[[i]]+1;
  if(i==1){
    plot(1:length(vali),vali,type='b',las=1,pch=20,main=paste('sgRNAs in',targetgene),ylab='Read counts',xlab='Samples',xlim=c(0.7,length(vali)+0.3),ylim = yrange,col=colors[(i %% length(colors))],xaxt='n',log='y')
    axis(1,at=1:length(vali),labels=(collabel),las=2)
    # lines(0:100,rep(1,101),col='black');
  }else{
    lines(1:length(vali),vali,type='b',pch=20,col=colors[(i %% length(colors))])
  }
}




# parameters
# Do not modify the variables beginning with "__"
targetmat=list(c(2764.1539461821208,2547.8558537408476),c(1200.9998006103058,1052.375243936437),c(1282.811776128719,1290.544378090473),c(879.2060302378806,912.9816809238038),c(733.0353006449823,754.2022581544466),c(1132.2777411748389,1169.6135386556718),c(940.2923052916291,930.5212683227444),c(642.4967144046051,671.1200020542016),c(273.79741140162287,290.78789635085764),c(968.6537901380124,906.5197276715625))
targetgene="ROSA26"
collabel=c("S46_MNSC506_F6","S45_MNSC506_F5")

# set up color using RColorBrewer
#library(RColorBrewer)
#colors <- brewer.pal(length(targetgenelist), "Set1")

colors=c( "#E41A1C", "#377EB8", "#4DAF4A", "#984EA3", "#FF7F00",  "#A65628", "#F781BF",
          "#999999", "#66C2A5", "#FC8D62", "#8DA0CB", "#E78AC3", "#A6D854", "#FFD92F", "#E5C494", "#B3B3B3", 
          "#8DD3C7", "#FFFFB3", "#BEBADA", "#FB8072", "#80B1D3", "#FDB462", "#B3DE69", "#FCCDE5",
          "#D9D9D9", "#BC80BD", "#CCEBC5", "#FFED6F")


## code

targetmatvec=unlist(targetmat)+1
yrange=range(targetmatvec[targetmatvec>0]);
# yrange[1]=1; # set the minimum value to 1
for(i in 1:length(targetmat)){
  vali=targetmat[[i]]+1;
  if(i==1){
    plot(1:length(vali),vali,type='b',las=1,pch=20,main=paste('sgRNAs in',targetgene),ylab='Read counts',xlab='Samples',xlim=c(0.7,length(vali)+0.3),ylim = yrange,col=colors[(i %% length(colors))],xaxt='n',log='y')
    axis(1,at=1:length(vali),labels=(collabel),las=2)
    # lines(0:100,rep(1,101),col='black');
  }else{
    lines(1:length(vali),vali,type='b',pch=20,col=colors[(i %% length(colors))])
  }
}




# parameters
# Do not modify the variables beginning with "__"
targetmat=list(c(628.3159719814134,256.63185773186797),c(767.9417435328386,325.86707114873883),c(645.7691934253415,249.2467683007351),c(327.2479020736528,123.70024797147593),c(1262.0860756640543,479.1076768447464),c(535.5957330605451,225.24522764955321))
targetgene="KRT20"
collabel=c("S46_MNSC506_F6","S45_MNSC506_F5")

# set up color using RColorBrewer
#library(RColorBrewer)
#colors <- brewer.pal(length(targetgenelist), "Set1")

colors=c( "#E41A1C", "#377EB8", "#4DAF4A", "#984EA3", "#FF7F00",  "#A65628", "#F781BF",
          "#999999", "#66C2A5", "#FC8D62", "#8DA0CB", "#E78AC3", "#A6D854", "#FFD92F", "#E5C494", "#B3B3B3", 
          "#8DD3C7", "#FFFFB3", "#BEBADA", "#FB8072", "#80B1D3", "#FDB462", "#B3DE69", "#FCCDE5",
          "#D9D9D9", "#BC80BD", "#CCEBC5", "#FFED6F")


## code

targetmatvec=unlist(targetmat)+1
yrange=range(targetmatvec[targetmatvec>0]);
# yrange[1]=1; # set the minimum value to 1
for(i in 1:length(targetmat)){
  vali=targetmat[[i]]+1;
  if(i==1){
    plot(1:length(vali),vali,type='b',las=1,pch=20,main=paste('sgRNAs in',targetgene),ylab='Read counts',xlab='Samples',xlim=c(0.7,length(vali)+0.3),ylim = yrange,col=colors[(i %% length(colors))],xaxt='n',log='y')
    axis(1,at=1:length(vali),labels=(collabel),las=2)
    # lines(0:100,rep(1,101),col='black');
  }else{
    lines(1:length(vali),vali,type='b',pch=20,col=colors[(i %% length(colors))])
  }
}




# parameters
# Do not modify the variables beginning with "__"
targetmat=list(c(1018.8318017893058,239.09227033292737),c(1368.9870570081143,400.64110163895936),c(699.2196840973716,166.16451220049007),c(635.951756363132,189.24291667278035),c(1263.1769020042998,337.8678414743298),c(1304.6283029336291,403.4105101756342))
targetgene="EGFP"
collabel=c("S46_MNSC506_F6","S45_MNSC506_F5")

# set up color using RColorBrewer
#library(RColorBrewer)
#colors <- brewer.pal(length(targetgenelist), "Set1")

colors=c( "#E41A1C", "#377EB8", "#4DAF4A", "#984EA3", "#FF7F00",  "#A65628", "#F781BF",
          "#999999", "#66C2A5", "#FC8D62", "#8DA0CB", "#E78AC3", "#A6D854", "#FFD92F", "#E5C494", "#B3B3B3", 
          "#8DD3C7", "#FFFFB3", "#BEBADA", "#FB8072", "#80B1D3", "#FDB462", "#B3DE69", "#FCCDE5",
          "#D9D9D9", "#BC80BD", "#CCEBC5", "#FFED6F")


## code

targetmatvec=unlist(targetmat)+1
yrange=range(targetmatvec[targetmatvec>0]);
# yrange[1]=1; # set the minimum value to 1
for(i in 1:length(targetmat)){
  vali=targetmat[[i]]+1;
  if(i==1){
    plot(1:length(vali),vali,type='b',las=1,pch=20,main=paste('sgRNAs in',targetgene),ylab='Read counts',xlab='Samples',xlim=c(0.7,length(vali)+0.3),ylim = yrange,col=colors[(i %% length(colors))],xaxt='n',log='y')
    axis(1,at=1:length(vali),labels=(collabel),las=2)
    # lines(0:100,rep(1,101),col='black');
  }else{
    lines(1:length(vali),vali,type='b',pch=20,col=colors[(i %% length(colors))])
  }
}



dev.off()
Sweave("S6B_c1_t0_summary.Rnw");
library(tools);

texi2dvi("S6B_c1_t0_summary.tex",pdf=TRUE);
